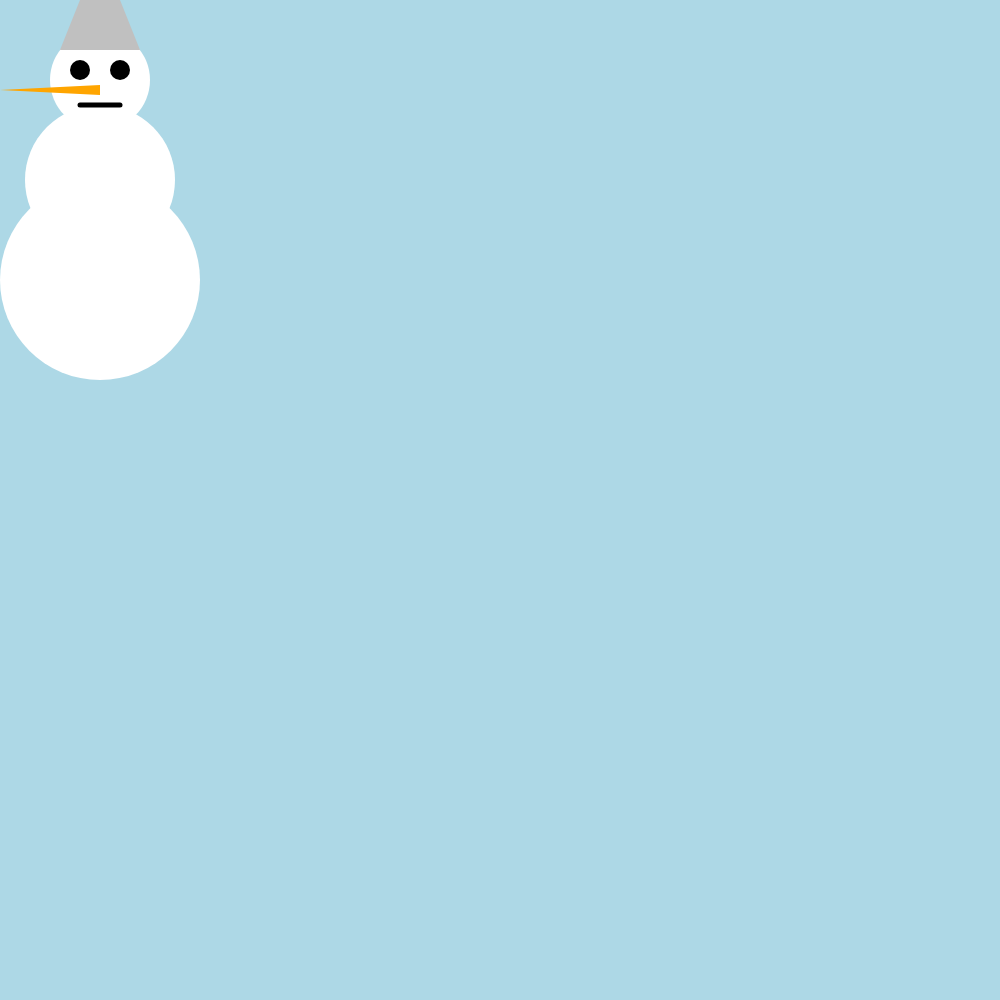
Frame 1 (no input)
Frame 60 (no input): identical to frame 1, image omitted
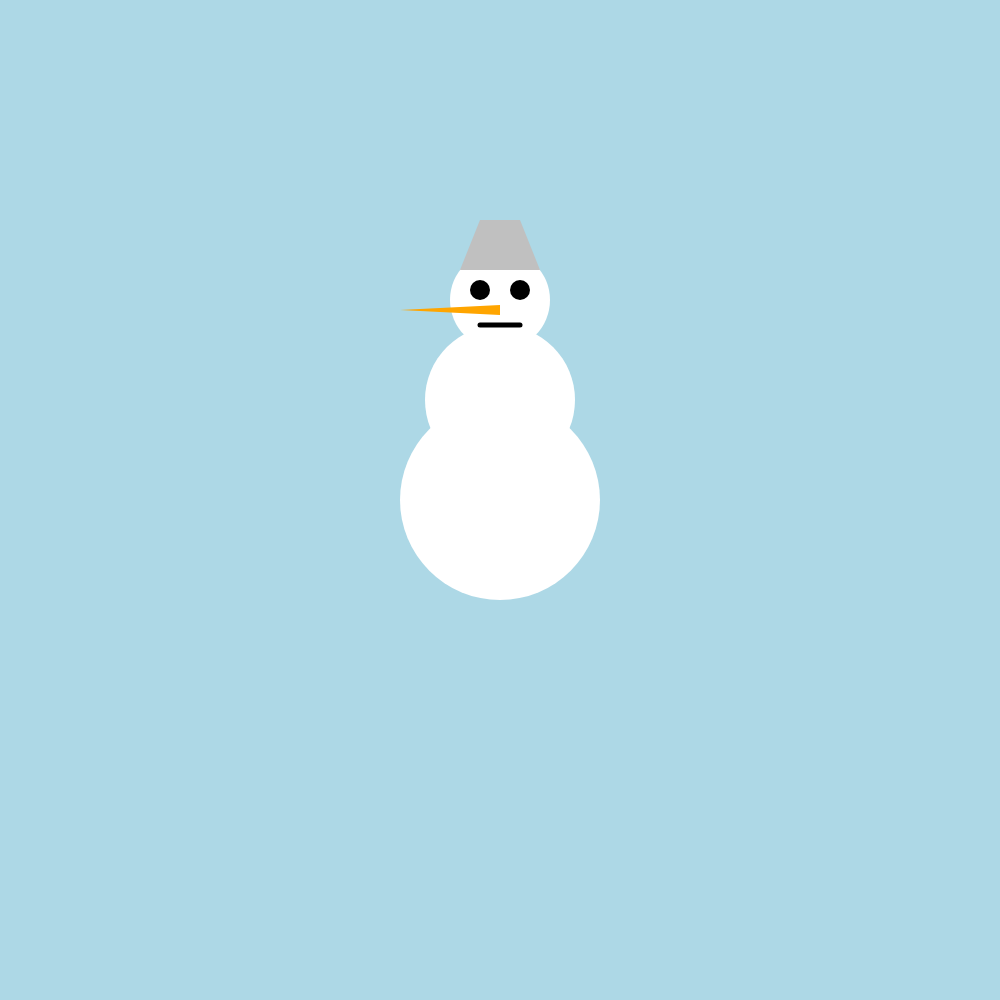
Frame 120 (the mouse pressed at the canvas centre since frame 60)

The p5.js sketch that drew these frames (run headless with seeded random() and noise() and a simulated clock; from frame 60 on, the mouse is pressed at the canvas centre):

// p5.js sketch
// ── sketch.js
function setup() {
	createCanvas(1000, 1000)
}
function draw() {
	background('lightblue')
	if(mouseX<100 && mouseY<280) {
		snowman(100, 280)
	}
	else if(mouseX>width-100 && mouseY<280) {
		snowman(width-100, 280)
	}
	else if(mouseX>width-100 && mouseY>height-100) {
		snowman(width-100, height-100)
	}
	else if(mouseX<100 && mouseY>height-100) {
		snowman(100, height-100)
	}
	else if(mouseX<100){
		snowman(100, mouseY)
	}
	else if(mouseX>width-100){
		snowman(width-100, mouseY)
	}
	else if(mouseY>height-100){
		snowman(mouseX, height-100)
	}
	else if(mouseY<280){
		snowman(mouseX, 280)
	}
	else {
		snowman(mouseX, mouseY)
	}
	
}

function snowman(centerX, centerY) {
	fill('white')
	noStroke()
	ellipse(centerX,centerY,200,200)
	ellipse(centerX,centerY-100,150,150)
	ellipse(centerX,centerY-200,100,100)
	fill('black')
	ellipse(centerX-20, centerY-210, 20, 20)
	ellipse(centerX+20, centerY-210, 20, 20)
	fill('orange')
	triangle(centerX, centerY-195, centerX-100, centerY-190, centerX, centerY-185)
	strokeWeight(5)
	stroke('black')
	line(centerX-20, centerY-175, centerX+20,centerY-175)
	noStroke()
	fill('silver')
	quad(centerX-40, centerY-230, centerX-20, centerY-280, centerX+20, centerY-280, centerX+40, centerY-230)
}
